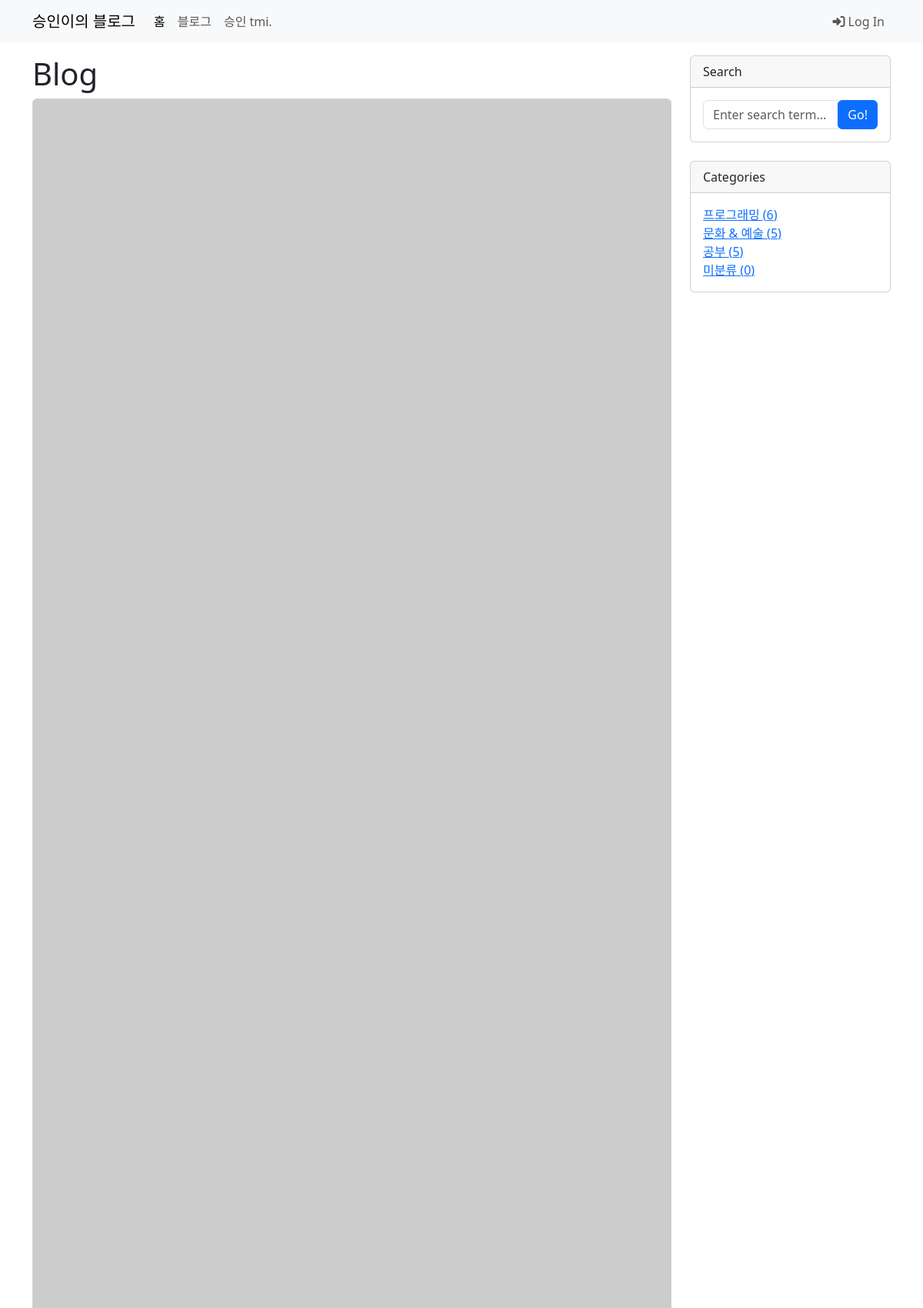
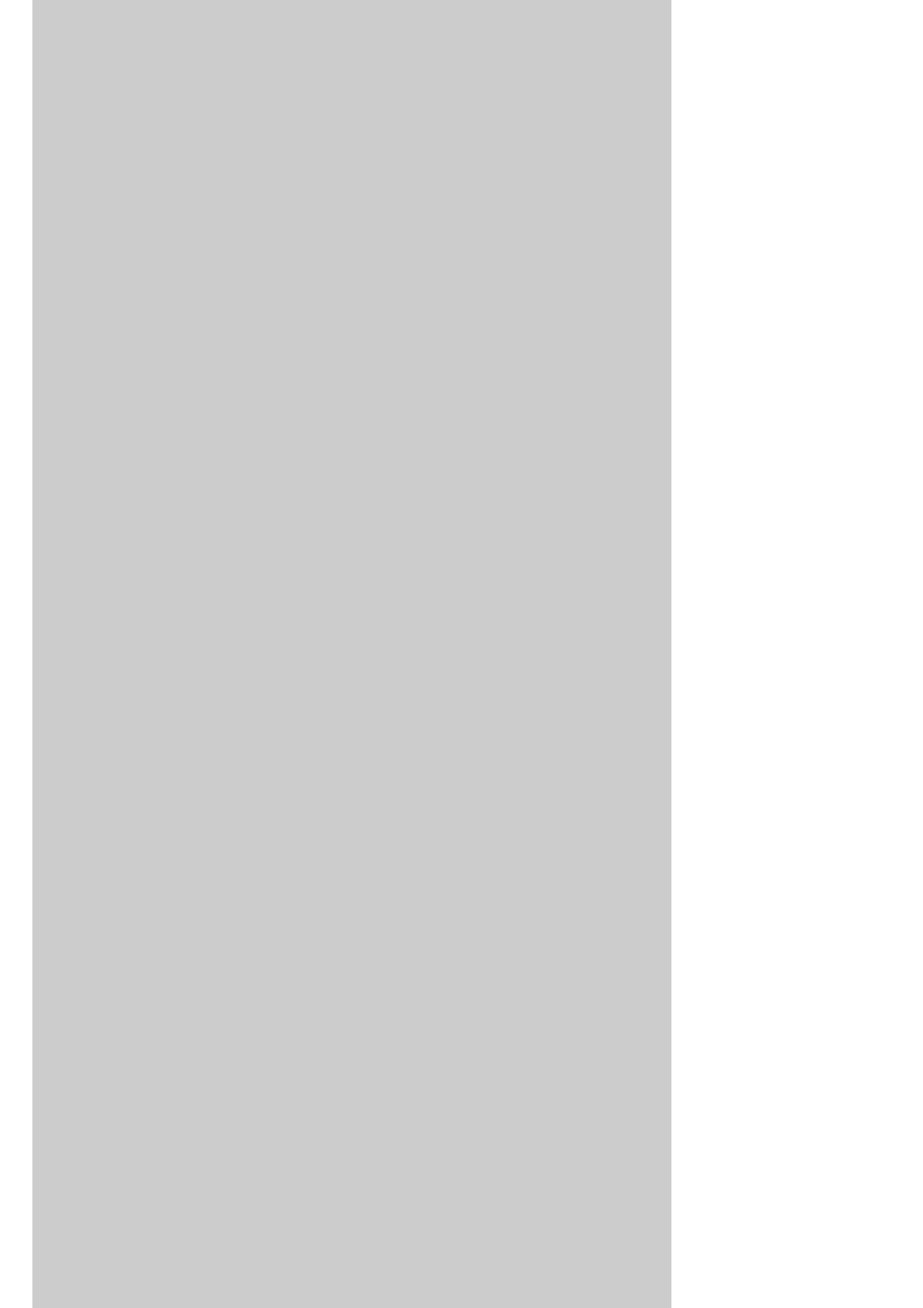
Screenshot of /blog/ (upper part) with the database file from the repository (2 pictures, top to bottom).
### blog/models.py (models this page shows, shortened)
class Post(models.Model):
    title = models.CharField(max_length=30)
    hook_text = models.CharField(max_length=100, blank=True)
    content = MarkdownxField()
    head_image = models.ImageField(upload_to="blog/images/%Y/%m/%d/", blank=True)
    file_upload = models.FileField(upload_to="blog/files/%Y/%m/%d/", blank=True)
    created_at = models.DateTimeField(auto_now_add=True)
    updated_at = models.DateTimeField(auto_now=True)
    author = models.ForeignKey(User, null=True, on_delete=models.SET_NULL)
    category = models.ForeignKey(
        Category, null=True, blank=True, on_delete=models.SET_NULL
    )
    tags = models.ManyToManyField(Tag, blank=True)
    def get_absolute_url(self):
        return f"/blog/{self.pk}/"
    def get_content_markdown(self):
        return markdown(self.content)

class Category(models.Model):
    name = models.CharField(max_length=50, unique=True)
    slug = models.SlugField(max_length=200, unique=True, allow_unicode=True)
    def __str__(self):
        return self.name
    def get_absolute_url(self):
        return f"/blog/category/{self.slug}/"
    class Meta:
        verbose_name_plural = "Categories"

### blog/views.py (the view)
# urls.py: path("", views.PostList.as_view()),
class PostList(ListView):
    model = Post
    ordering = "-pk"
    paginate_by = 5
    def get_context_data(self, **kwargs):
        context = super(PostList, self).get_context_data()
        context["categories"] = Category.objects.all()
        context["no_category_post_count"] = Post.objects.filter(category=None).count()
        return context

### blog/models.py (called while the page is built)
    def __str__(self):
        return self.name

    def get_absolute_url(self):
        return f"/blog/tag/{self.slug}/"

### blog/templates/blog/post_list.html (shortened to what this page needs)
{% extends 'blog/base.html' %}
{% block main_area %}
  <h1>Blog
  </h1>
  {% if post_list.exists %}
    {% for p in post_list %}
      <div class="card mb-4" id="post-{{ p.pk }}">
        {% if p.head_image %}
          <img class="card-img-top" src="{{ p.head_image.url }}" alt=""/>
        {% else %}
          <img class="card-img-top" src="https://picsum.photos/seed/{{ p.id }}/800/200" alt="random_image">
        {% endif %}
      </div>
    {% endfor %}
  {% else %}
    <h3>아직 게시물이 없습니다.</h3>
  {% endif %}
{% endblock %}

### blog/templates/blog/base.html (shortened to what this page needs)
<!DOCTYPE html>
{% load static %}
<html>
  <head>
    <link rel="stylesheet" href="{% static 'blog/bootstrap/bootstrap.min.css' %}" media="screen">
  </head>
  <body>
    {% include 'blog/navbar.html' %}
    <div class="container my-3">
      <div class="row">
        <div class="col-md-8 col-lg-9" id="main-area">
          {% block main_area %}{% endblock %}
        </div>
        <div class="col-md-4 col-lg-3">
          <div class="card mb-4">
            <div class="card-header">Search</div>
            <div class="card-body">
              <div class="input-group">
                <input class="form-control" type="text" placeholder="Enter search term..." id="search-input">
                <span class="input-group-btn">
                  <button class="btn btn-primary" id="button-search" type="button" onclick="searchPost();">Go!</button>
                </span>
              </div>
            </div>
          </div>
          <div class="card mb-4" id="categories-card">
            <div class="card-header">Categories</div>
            <div class="card-body">
              <div class="row">
                <ul class="list-unstyled mb-0">
                  {% for category in categories %}
                    <li>
                      <a href="{{ category.get_absolute_url }}">
                        {{ category }}
                        ({{category.post_set.count }})
                      </a>
                    </li>
                  {% endfor %}
                  <li>
                    <a href="/blog/category/no_category/">미분류 ({{ no_category_post_count }})</a>
                  </li>
                </ul>
              </div>
            </div>
          </div>
        </div>
      </div>
    </div>
</body>
</html>

### rows the page displays
Category: name "프로그래밍", post_set.count "6"
Category: name "문화 & 예술", post_set.count "5"
Category: name "공부", post_set.count "5"

### other values shown
{{ no_category_post_count }} "0"
